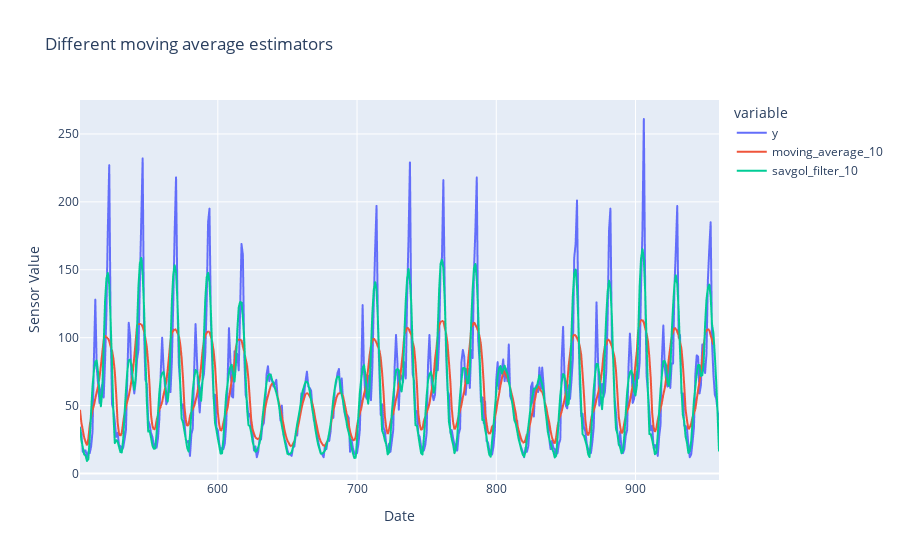

Notebook cell for this chart:
### Code cell
# window size 10
fig = px.line(df_train[df_train.ds>500], x='ds', y=['y'] + computed_features[:2], title='Different moving average estimators',
              labels={'Value': 'y', 'Date': 'Date'},
              line_shape='linear')

# Improve layout
fig.update_layout(
    xaxis_title='Date',
    yaxis_title='Sensor Value',
    hovermode='x'
)

fig.show()

### Figure 1 — Plotly figure (JSON) as saved in the notebook; plotly's stock layout.template omitted (floating-point values rounded to 4 significant figures; data arrays with more than 128 entries replaced by an {"elided": "..."} marker saying what was removed)
{"data": [{"hovertemplate": "variable=y<br>ds=%{x}<br>value=%{y}<extra></extra>", "legendgroup": "y", "line": {"color": "#636efa", "dash": "solid", "shape": "linear"}, "marker": {"symbol": "circle"}, "mode": "lines", "name": "y", "showlegend": true, "type": "scattergl", "x": {"elided": "460 int values"}, "xaxis": "x", "y": {"elided": "460 int values"}, "yaxis": "y"}, {"hovertemplate": "variable=moving_average_10<br>ds=%{x}<br>value=%{y}<extra></extra>", "legendgroup": "moving_average_10", "line": {"color": "#EF553B", "dash": "solid", "shape": "linear"}, "marker": {"symbol": "circle"}, "mode": "lines", "name": "moving_average_10", "showlegend": true, "type": "scattergl", "x": {"elided": "460 int values"}, "xaxis": "x", "y": {"elided": "460 float values"}, "yaxis": "y"}, {"hovertemplate": "variable=savgol_filter_10<br>ds=%{x}<br>value=%{y}<extra></extra>", "legendgroup": "savgol_filter_10", "line": {"color": "#00cc96", "dash": "solid", "shape": "linear"}, "marker": {"symbol": "circle"}, "mode": "lines", "name": "savgol_filter_10", "showlegend": true, "type": "scattergl", "x": {"elided": "460 int values"}, "xaxis": "x", "y": {"elided": "460 float values"}, "yaxis": "y"}], "layout": {"hovermode": "x", "legend": {"title": {"text": "variable"}, "tracegroupgap": 0}, "title": {"text": "Different moving average estimators"}, "xaxis": {"anchor": "y", "domain": [0, 1], "title": {"text": "Date"}}, "yaxis": {"anchor": "x", "domain": [0, 1], "title": {"text": "Sensor Value"}}}}
